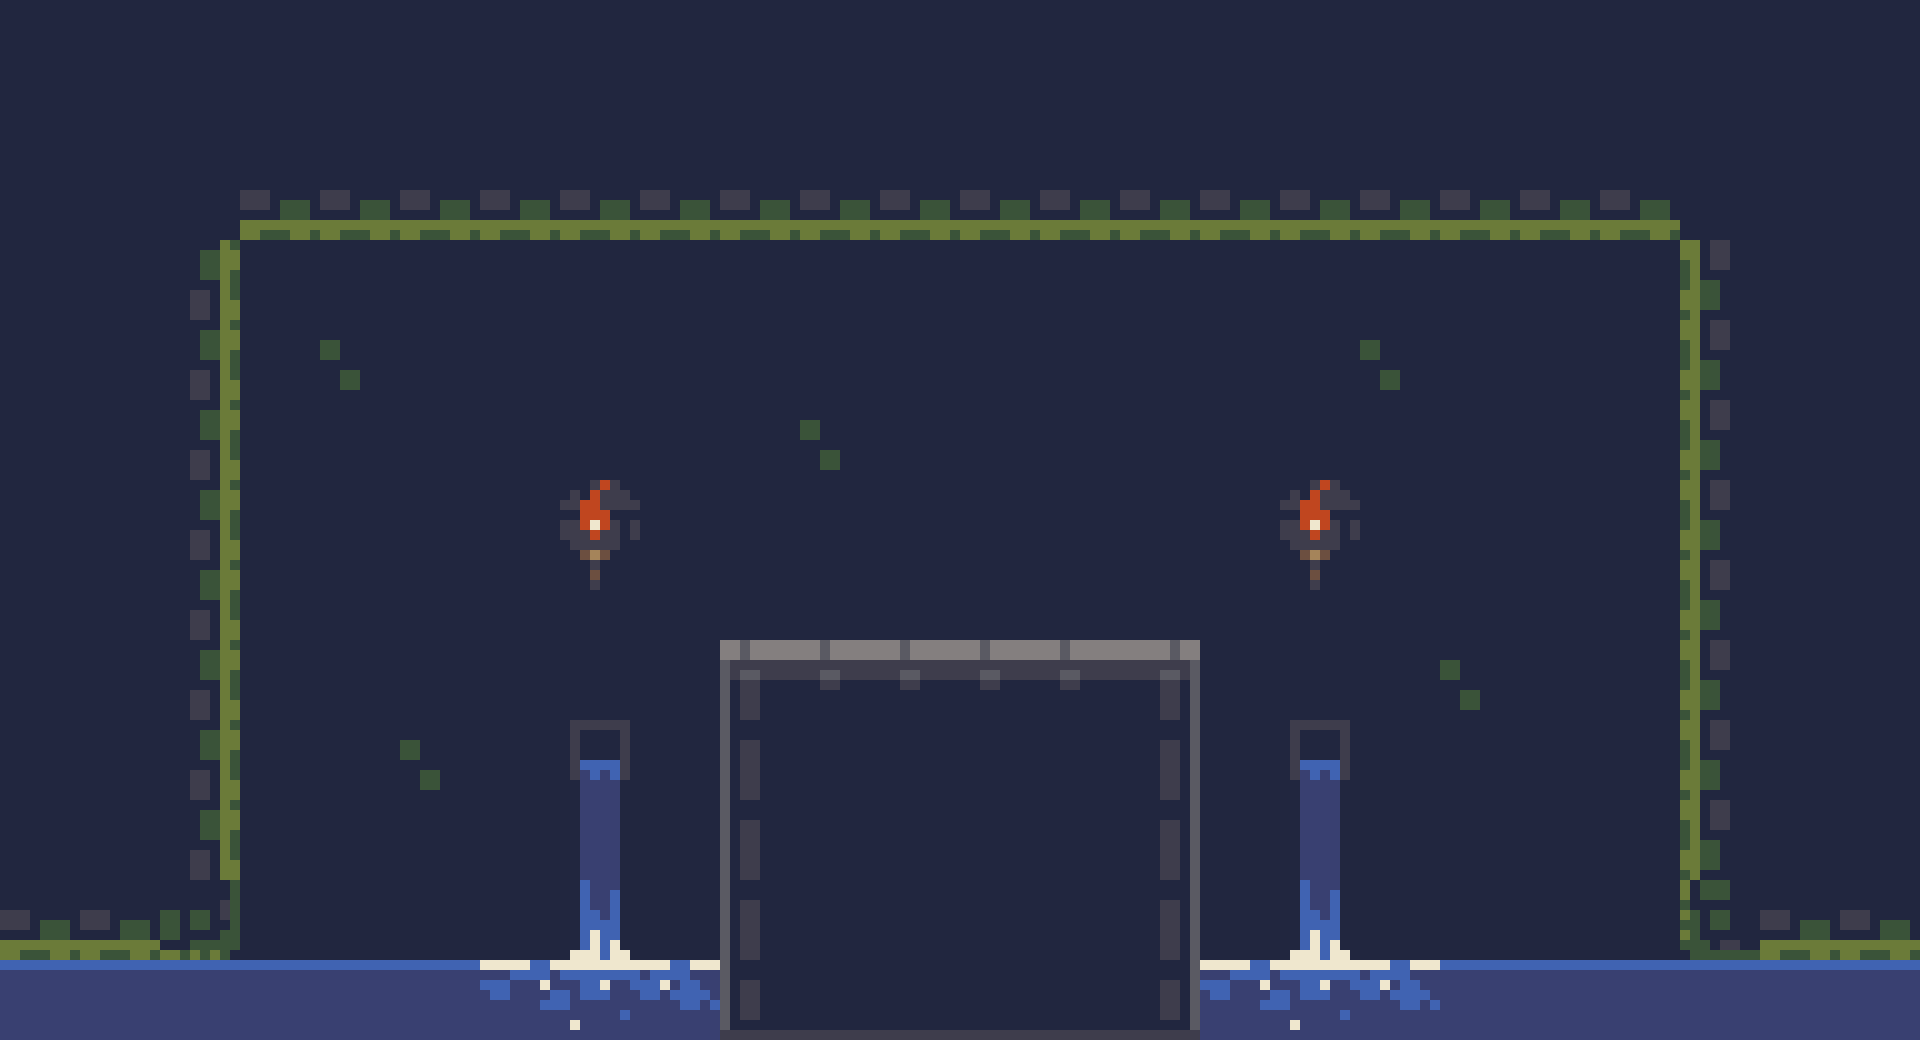

Tiled map render using the project's own tile images. Description and the whole map definition, tile-layer contents included, below:
An orthogonal 24x13 tile map with 80x80 px tiles, 1 tile layer (Слой тайлов 1).

<map version="1.10" tiledversion="1.10.2" orientation="orthogonal" renderorder="right-down" width="24" height="13" tilewidth="80" tileheight="80" infinite="0" nextlayerid="2" nextobjectid="1">
 <tileset firstgid="1" source="s3.tsx" />
 <layer id="1" name="Слой тайлов 1" width="24" height="13">
  <data encoding="csv">
1,1,1,1,1,1,1,1,1,1,1,1,1,1,1,1,1,1,1,1,1,1,1,1,
1,1,1,1,1,1,1,1,1,1,1,1,1,1,1,1,1,1,1,1,1,1,1,1,
1,1,1,3221225482,3221225482,3221225482,3221225482,3221225482,3221225482,3221225482,3221225482,3221225482,3221225482,3221225482,3221225482,3221225482,3221225482,3221225482,3221225482,3221225482,3221225482,1,1,1,
1,1,2684354570,1,1,1,1,1,1,1,1,1,1,1,1,1,1,1,1,1,1,1610612746,1,1,
1,1,2684354570,1,18,1,1,1,1,1,1,1,1,1,1,1,1,18,1,1,1,1610612746,1,1,
1,1,2684354570,1,1,1,1,1,1,1,18,1,1,1,1,1,1,1,1,1,1,1610612746,1,1,
1,1,2684354570,1,1,1,1,46,1,1,1,1,1,1,1,1,46,1,1,1,1,1610612746,1,1,
1,1,2684354570,1,1,1,1,54,1,1,1,1,1,1,1,1,54,1,1,1,1,1610612746,1,1,
1,1,2684354570,1,1,1,1,1,1,12,13,13,13,13,2147483660,1,1,1,18,1,1,1610612746,1,1,
1,1,2684354570,1,1,18,1,65,1,20,1,1,1,1,2147483668,1,65,1,1,1,1,1610612746,1,1,
1,1,2684354570,1,1,1,1,67,1,20,1,1,1,1,2147483668,1,67,1,1,1,1,1610612746,1,1,
3221225482,3221225482,1610612761,1,1,1,1,76,1,20,1,1,1,1,2147483668,1,76,1,1,1,1,25,3221225482,3221225482,
84,84,84,84,84,84,81,82,83,28,29,29,29,29,2147483676,81,82,83,84,84,84,84,84,84
</data>
 </layer>
</map>
